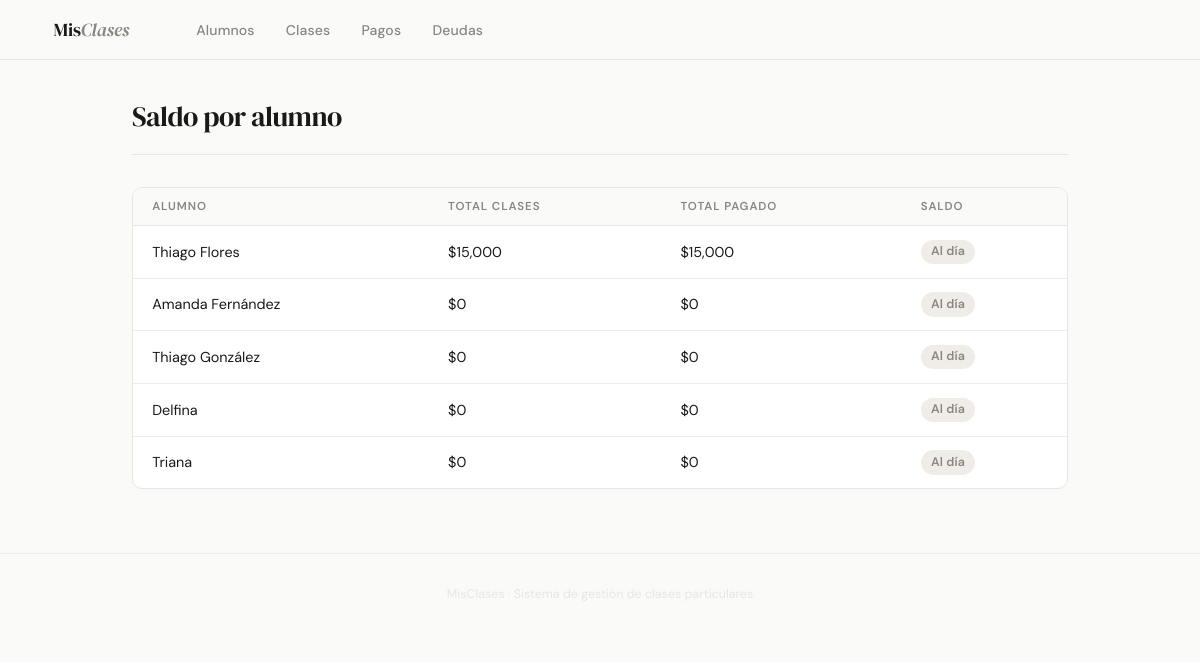
Page /deudas on the earlier database version.
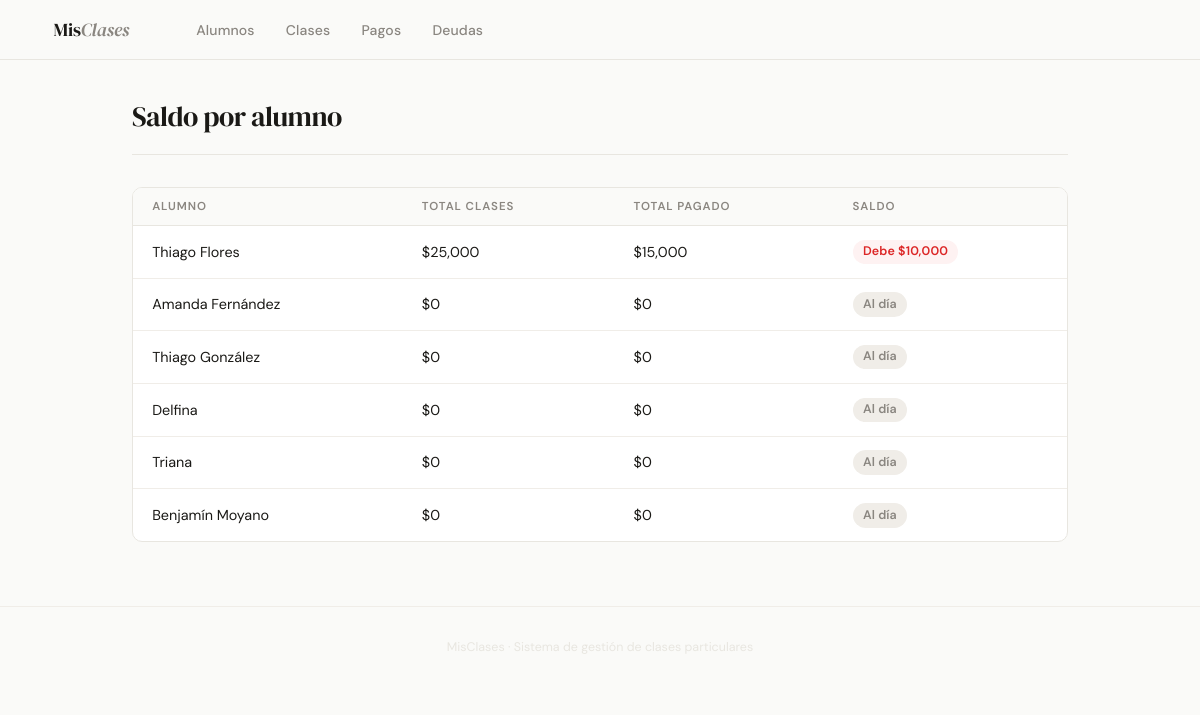
Same page on the later database version.
### tables this page shows
CREATE TABLE alumnos (
    id          INTEGER PRIMARY KEY AUTOINCREMENT,
    nombre      TEXT NOT NULL,
    telefono    TEXT,
    año_curso   TEXT,
    id_colegio  INTEGER REFERENCES colegios(id),
    id_docente  INTEGER REFERENCES docentes(id)
);

### app.py (the view)
@app.route("/deudas")
def deudas():
    conn = get_db()
    lista = conn.execute("""
        SELECT a.nombre,
               COALESCE((SELECT SUM(cl.total) FROM clases cl WHERE cl.id_alumno = a.id), 0) AS total_clases,
               COALESCE((SELECT SUM(p.monto)  FROM pagos  p  WHERE p.id_alumno  = a.id), 0) AS total_pagado,
               COALESCE((SELECT SUM(cl.total) FROM clases cl WHERE cl.id_alumno = a.id), 0) -
               COALESCE((SELECT SUM(p.monto)  FROM pagos  p  WHERE p.id_alumno  = a.id), 0) AS saldo
        FROM alumnos a
        ORDER BY saldo DESC
    """).fetchall()
    conn.close()
    return render_template("deudas.html", deudas=lista)

### app.py (called while the page is built)
def get_db():
    conn = sqlite3.connect(DB)
    conn.row_factory = sqlite3.Row  # permite acceder a columnas por nombre
    conn.execute("PRAGMA foreign_keys = ON")
    return conn

### templates/deudas.html (shortened to what this page needs)
{% extends "base.html" %}
{% block content %}
<div class="page-header">
    <h1>Saldo por alumno</h1>
</div>
<div class="table-wrap">
    <table>
        <thead>
            <tr>
                <th>Alumno</th>
                <th>Total clases</th>
                <th>Total pagado</th>
                <th>Saldo</th>
            </tr>
        </thead>
        <tbody>
            {% for d in deudas %}
            <tr>
                <td>{{ d.nombre }}</td>
                <td class="amount">${{ "{:,.0f}".format(d.total_clases) }}</td>
                <td class="amount">${{ "{:,.0f}".format(d.total_pagado) }}</td>
                <td>
                    {% if d.saldo > 0 %}
                        <span class="badge badge-red">Debe ${{ "{:,.0f}".format(d.saldo) }}</span>
                    {% elif d.saldo < 0 %}
                        <span class="badge badge-green">A favor ${{ "{:,.0f}".format(d.saldo|abs) }}</span>
                    {% else %}
                        <span class="badge badge-gray">Al día</span>
                    {% endif %}
                </td>
            </tr>
            {% else %}
            <tr class="empty-row">
                <td colspan="4">No hay datos todavía.</td>
            </tr>
            {% endfor %}
        </tbody>
    </table>
</div>
{% endblock %}

Differences in the rows shown:
shown differently, row unchanged: alumnos "Thiago Flores": total_clases "15,000" → "25,000"; saldo (not shown) → "10,000"; text "Al día" → "Debe $"
added alumnos: nombre "Benjamín Moyano", total_clases "0", total_pagado "0", shows "Al día"
